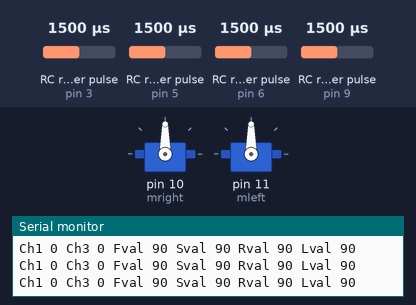
A sketch run on a simulated Arduino Uno, built with avr-gcc and run on an emulated ATmega328P. Shown: 2 × servo, the last lines printed to the serial monitor. Wiring (inferred from the names in the program): 4 × RC receiver channel: data pin 3 / data pin 5 / data pin 6 / data pin 9. The inputs (shaded band) are chosen by the test bench; at power-on: RC receiver pulse (sensors on pin 3, pin 6, pin 5, pin 9) 1500 µs.

Above: at 1.2 s.
1.3 s: RC receiver pulse (sensor on pin 3) set to 1020 µs
At 2.4 s:
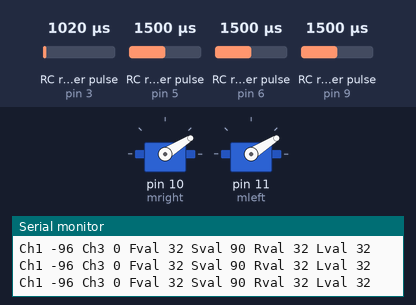
2.8 s: RC receiver pulse (sensor on pin 6) set to 1020 µs
At 3.5 s:
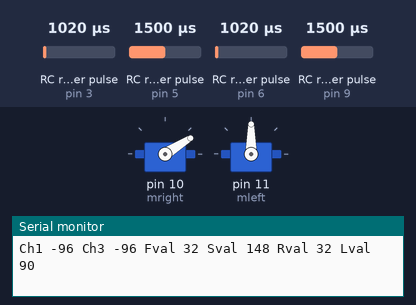
4.3 s: RC receiver pulse (sensor on pin 3) set to 1250 µs
At 4.7 s:
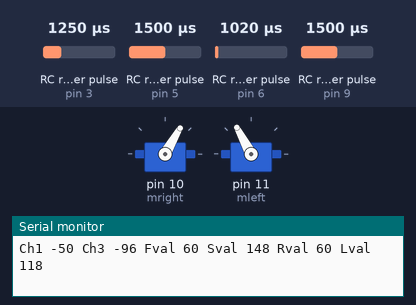
5.8 s: RC receiver pulse (sensor on pin 6) set to 1250 µs
At 7.0 s:
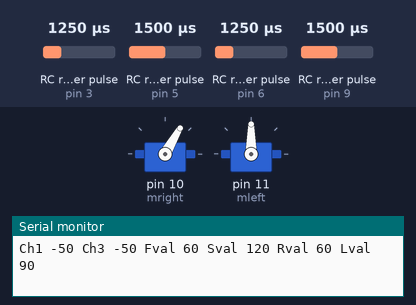
7.3 s: RC receiver pulse (sensor on pin 3) set to 1500 µs
At 8.1 s:
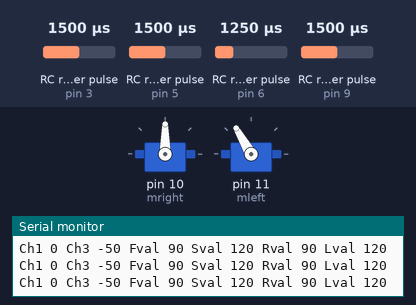
8.8 s: RC receiver pulse (sensor on pin 6) set to 1750 µs
At 9.3 s:
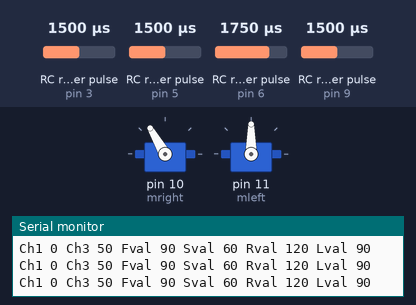
Timing chart, 0 to 11.3 s (numbered marks = the images above; inputs shaded):
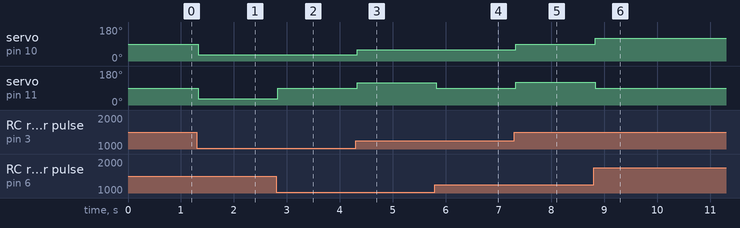

Measured:
- after the input at 1.3 s, servo on pin 10 (mright), servo on pin 11 (mleft): 90° → 32° at once
- after the input at 2.8 s, servo on pin 11 (mleft): 32° → 90° at once
- after the input at 4.3 s, servo on pin 10 (mright): 32° → 60° at once; servo on pin 11 (mleft): 90° → 118° at once
- after the input at 5.8 s, servo on pin 11 (mleft): 118° → 90° at once
- after the input at 7.3 s, servo on pin 10 (mright): 60° → 90° at once; servo on pin 11 (mleft): 90° → 120° at once
- after the input at 8.8 s, servo on pin 10 (mright): 90° → 120° at once; servo on pin 11 (mleft): 120° → 90° at once

The sketch:

TankStablev1.ino
```cpp
#include <Servo.h>

Servo mright;
Servo mleft;

int fval;
int sval;
int rval;
int lval;
int turnright;
int turnleft;

// Define Input Connections
#define CH1 3
#define CH2 5
#define CH3 6
#define CH4 9


// Integers to represent values from sticks and pots
int ch1Value;
int ch2Value;
int ch3Value;
int ch4Value;


// Read the number of a specified channel and convert to the range provided.
// If the channel is off, return the default value
int readChannel(int channelInput, int minLimit, int maxLimit, int defaultValue){
  int ch = pulseIn(channelInput, HIGH, 30000);
  if (ch < 100) return defaultValue;
  return map(ch, 1000, 2000, minLimit, maxLimit);
}

void setup(){
  // Set up serial monitor
  Serial.begin(115200);

  mright.attach(10);
  mleft.attach(11);

  // Set all pins as inputs
  pinMode(CH1, INPUT);
  pinMode(CH2, INPUT);
  pinMode(CH3, INPUT);
  pinMode(CH4, INPUT);
}


void loop() {

  // Get values for each channel
  ch1Value = readChannel(CH1, -100, 100, 0);
  ch2Value = readChannel(CH2, -100, 100, 0);
  ch3Value = readChannel(CH3, -100, 100, -100);
  ch4Value = readChannel(CH4, -100, 100, 0);

  fval = map(ch1Value, -100, 100, 30, 150);
  sval = map(ch3Value, -100, 100, 150, 30);

// This is for setting the starting throttle values for each motor
    rval = fval;
    lval = fval;

// Here convert ch4 to sideways steering
  if (sval < 90) {
    rval = (rval - (sval - 90));  }   // Turn right - decrease right motor
  if (sval > 90)  {
    lval = (lval - (90 - sval));  }   // Turn left - decrease left motor

  mright.write(rval);
  mleft.write(lval);

  // Print to Serial Monitor
  /*Serial.print("Ch1: ");
  Serial.print(ch1Value);
  Serial.print(" | Ch2: ");
  Serial.print(ch2Value);
  Serial.print(" | Ch3: ");
  Serial.print(ch3Value);
  Serial.print(" | Ch4: ");
  Serial.print(ch4Value);
  Serial.print(" Vals: Rval-");
  Serial.print(rval);
  Serial.print(": Lval-");
  Serial.println(lval);
*/
 Serial.print("Ch1 ");
 Serial.print(ch1Value);
 Serial.print(" Ch3 ");
 Serial.print(ch3Value);
 Serial.print(" Fval ");
 Serial.print(fval);
 Serial.print(" Sval ");
 Serial.print(sval);
 Serial.print(" Rval ");
 Serial.print(rval);
 Serial.print(" Lval ");
 Serial.println(lval);

 delay(10);
}
```
